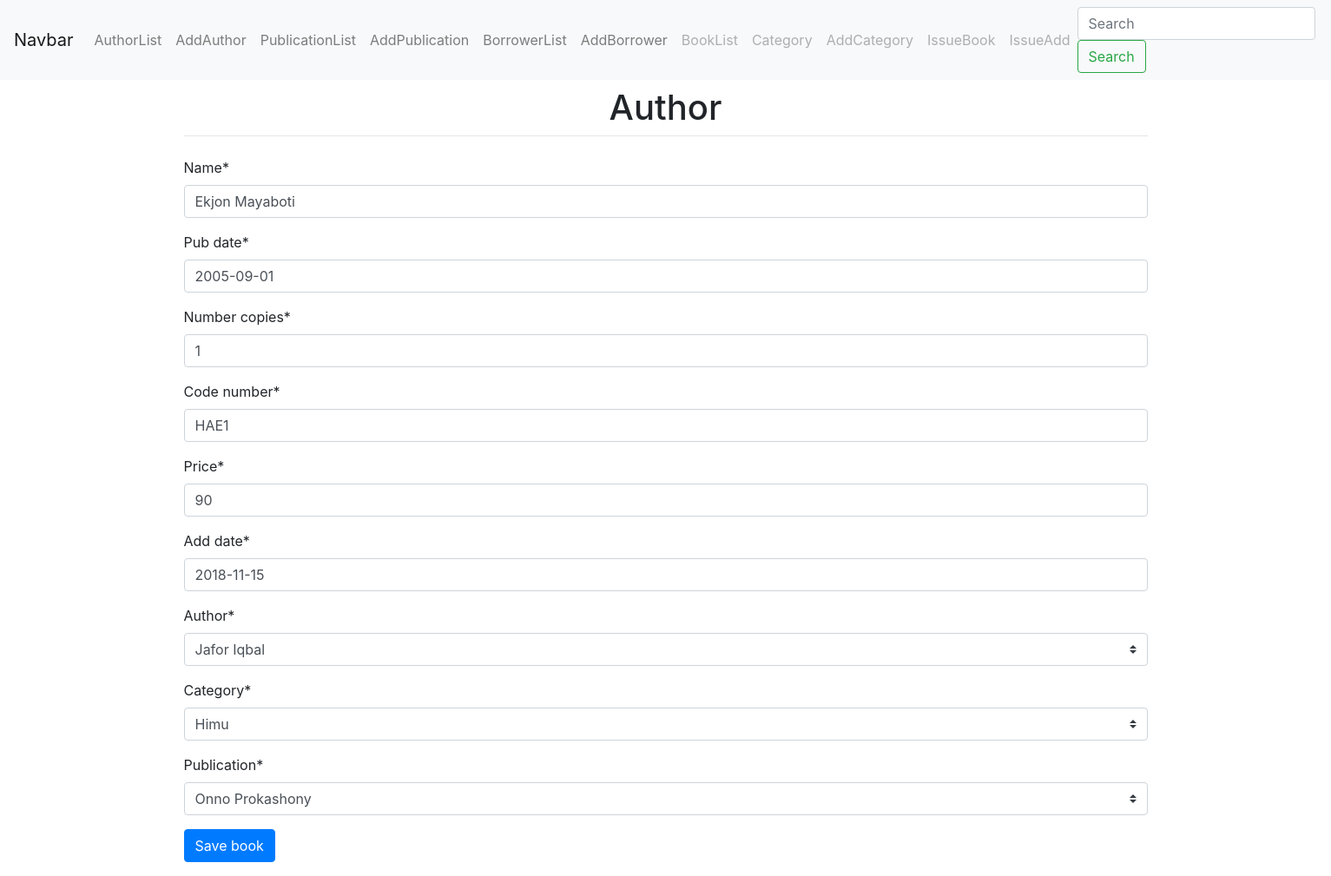
The page /book/1/edit/ on the database its author committed.
### book/models.py (models this page shows, shortened)
class Book(models.Model):
    name = models.CharField(max_length=50,unique=True)
    pub_date=models.DateField()
    number_copies=models.IntegerField()
    code_number=models.CharField(max_length=30,unique=True)
    price = models.IntegerField()
    add_date=models.DateField()
    author = models.ForeignKey(Author, on_delete=models.CASCADE)
    category=models.ForeignKey(Category, on_delete=models.CASCADE)
    publication=models.ForeignKey(Publication,on_delete=models.CASCADE)

class Author(models.Model):
    name = models.CharField(max_length=130)
    email = models.EmailField()
    phone = models.IntegerField()
    def __str__(self):
        return self.name

class Category(models.Model):
    name = models.CharField(max_length=20)
    description=models.CharField(max_length=100)
    def __str__(self):
        return self.name

class Publication(models.Model):
    name = models.CharField(max_length=30)
    address=models.TextField(max_length=100)
    phone=models.IntegerField()
    email=models.EmailField()
    def __str__(self):
        return self.name

### book/views.py (the view)
# urls.py: path('book/<int:pk>/edit/',BookUpdateView.as_view(), name='book_edit'),
class BookUpdateView(UpdateView):
    model = Book
    form_class = BookForm
    template_name = 'book/book_update_form.html'
    success_url = reverse_lazy('book_list')

### book/forms.py
class BookForm(forms.ModelForm):
    class Meta:
        model = Book
        fields = ('name', 'pub_date', 'number_copies','code_number','price','add_date','author','category','publication')
    def __init__(self, *args, **kwargs):
        super().__init__(*args, **kwargs)
        self.helper = FormHelper()
        self.helper.form_method = 'post'
        self.helper.add_input(Submit('submit', 'Save book'))

### templates/book/book_update_form.html
{% extends 'base.html' %}
{% load crispy_forms_tags %}
{% block content %}
  {% crispy form %}
{% endblock %}

### rows shown on the page
Book: name "Ekjon Mayaboti", pub_date "2005-09-01", number_copies "1", code_number "HAE1", price "90", add_date "2018-11-15", author "Jafor Iqbal", category "Himu", publication "Onno Prokashony"
